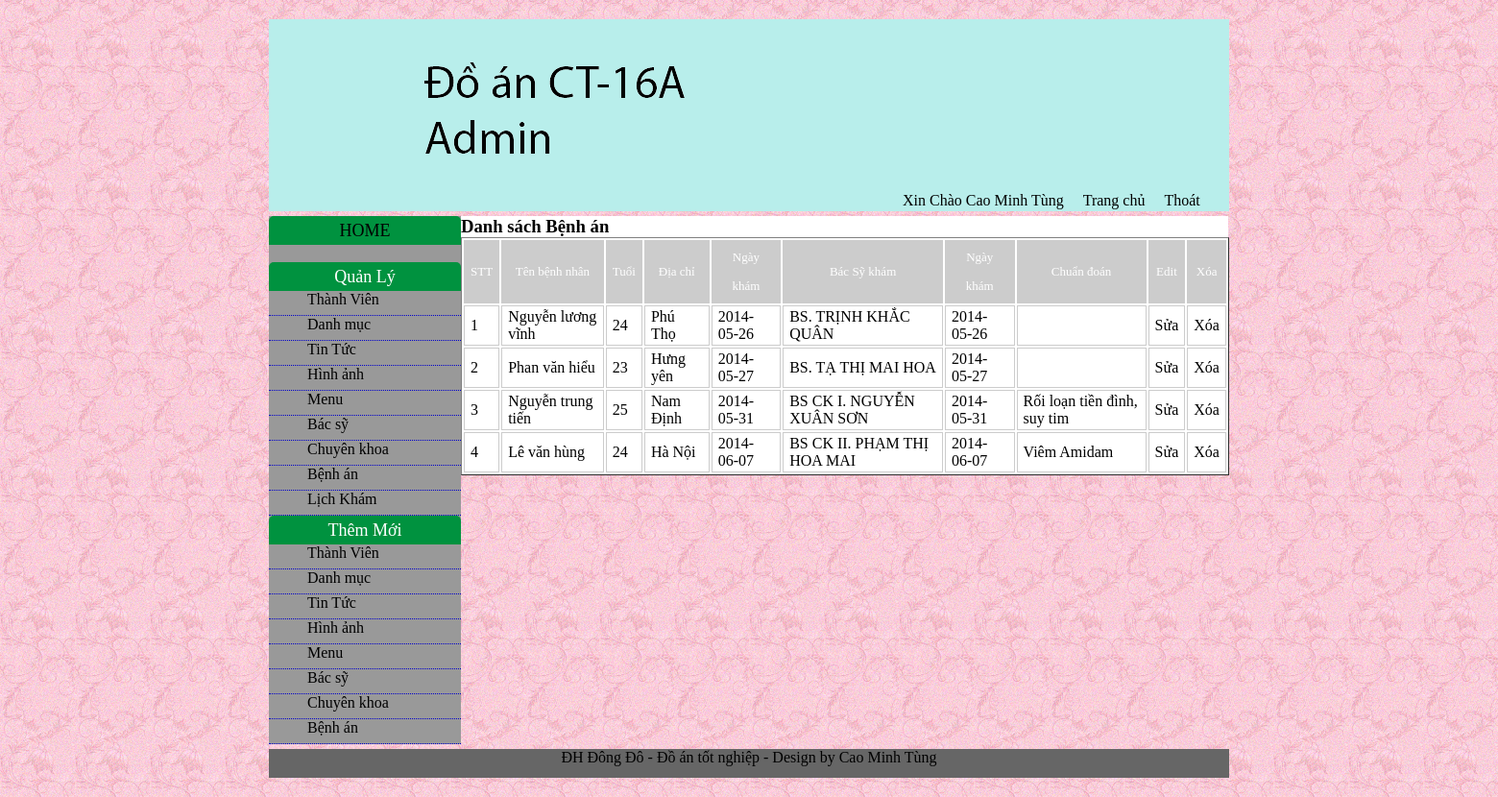
Page /admin/quantri.php?page=benhnhan&act=list (signed in) on the committed database.
### tables this page shows
CREATE TABLE IF NOT EXISTS `benhnhan` (
  `benhnhan_id` int(10) unsigned NOT NULL AUTO_INCREMENT,
  `ten` varchar(250) NOT NULL,
  `tuoi` int(10) NOT NULL,
  `que` varchar(250) NOT NULL,
  `bacsy_kham` varchar(255) NOT NULL,
  `ngaykham` date NOT NULL,
  `chuandoan` text NOT NULL,
  PRIMARY KEY (`benhnhan_id`)
);

### admin/modul/benhnhan/list.php (the view, shortened to what this page needs)
<h3>Danh sách Bệnh án</h3>
<?php
	$sql = "select *from benhnhan";
	$result = mysql_query($sql);
?>
<table width="800" height="57" border="1">
  <tr class="title">
    <td>STT</td>
    <td>Tên bệnh nhân</td>
    <td>Tuổi</td>
    <td>Địa chỉ</td>
    <td>Ngày khám</td>
    <td>Bác Sỹ khám</td>
    <td>Ngày khám</td>
    <td>Chuẩn đoán</td>
    <td>Edit</td>
    <td>Xóa</td>
  </tr>
  <?php	$stt = 1; while($data = mysql_fetch_assoc($result)) { ?>
  	<tr>
    	<td><?php echo $stt; ?></td>
        <td><?php echo $data['ten']; ?></td>
        <td><?php echo $data['tuoi']; ?></td>
        <td><?php echo $data['que'] ?></td>
        <td><?php echo $data['ngaykham']; ?></td>
        <td><?php echo $data['bacsy_kham']; ?></td>
        <td><?php echo $data['ngaykham']; ?></td>
        <td><?php echo $data['chuandoan']; ?></td>
        <td><a href="<?php echo BASEURL."admin/quantri.php?page=benhnhan&act=edit&baid=".$data['benhnha_id']; ?>">Sửa</a></td>
        <td><a href="<?php echo BASEURL."admin/quantri.php?page=benhnhan&act=del&baid=".$data['benhnhan_id']; ?>" onclick="return askconfim()">Xóa</a></td>
    </tr>
  <?php $stt++; } ?>
</table>

### admin/style.css (style rules this page uses)
* { margin:0px; padding:0px }
a { text-decoration:none; color:#000 }
body { background:url(images/background_03.png) repeat }
.title { width:200px; height:30px; background:#00923f; border-top-left-radius:5px;border-top-right-radius:5px; line-height:30px; text-align:center; color:#FFF; font-size:18px }

### admin/modul/benhnhan/list.php (style rules this page uses)
td { border:1px solid #CCC; padding:2px 6px; }
tr.title td { background:#CCC; text-align:center; color:#FFF; font-size:13px }

### rows in the picture
benhnhan: ten "Nguyễn lương vĩnh", tuoi "24", que "Phú Thọ", ngaykham "2014-05-26", bacsy_kham "BS. TRỊNH KHẮC QUÂN"
benhnhan: ten "Phan văn hiểu", tuoi "23", que "Hưng yên", ngaykham "2014-05-27", bacsy_kham "BS. TẠ THỊ MAI HOA"
benhnhan: ten "Nguyễn trung tiến", tuoi "25", que "Nam Định", ngaykham "2014-05-31", bacsy_kham "BS CK I. NGUYỄN XUÂN SƠN", chuandoan "Rối loạn tiền đình, suy tim"
benhnhan: ten "Lê văn hùng", tuoi "24", que "Hà Nội", ngaykham "2014-06-07", bacsy_kham "BS CK II. PHẠM THỊ HOA MAI", chuandoan "Viêm Amidam"

### other values in the picture
$_SESSION['fullname'] "Cao Minh Tùng"
